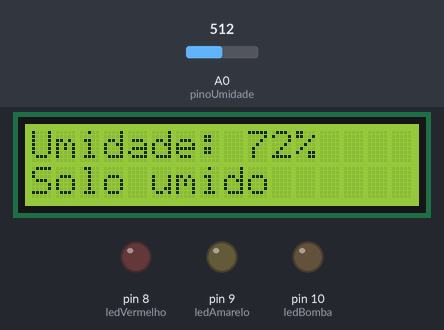
A sketch run on a simulated Arduino Uno, built with avr-gcc and run on an emulated ATmega328P. On the bench: 16×2 character LCD, output pins drawn as LEDs (lit = HIGH). Dashed ring = blinking. The test bench sets the inputs (shaded band); at power-on: A0 (pinoUmidade) = 512. What the sketch prints to the serial monitor is not drawn.

Above: at 3.2 s.
3.3 s: A0 (pinoUmidade) set to 543
At 4.7 s:
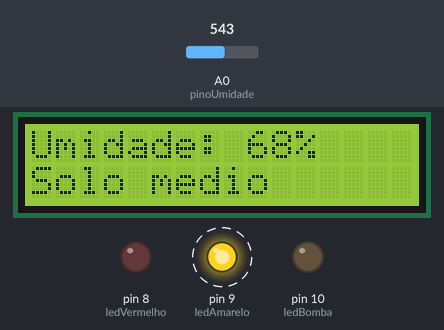
5.6 s: A0 (pinoUmidade) set to 795
At 7.0 s:
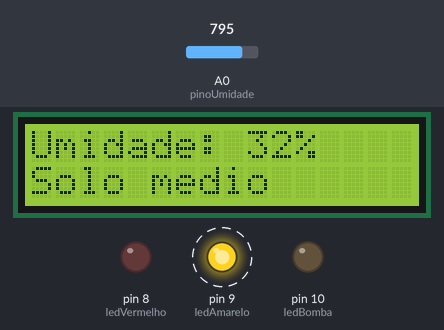
7.7 s: A0 (pinoUmidade) set to 819
At 9.3 s:
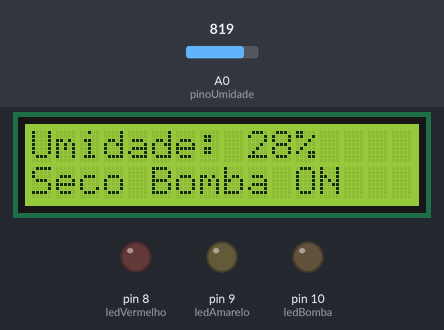
9.7 s: A0 (pinoUmidade) set to 511
At 11.6 s:
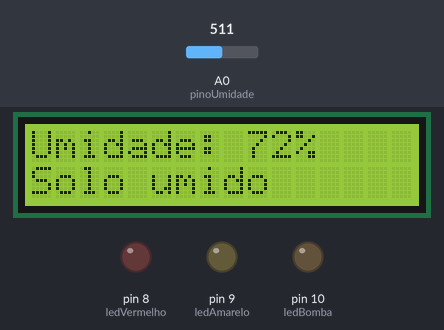
Timing chart, 0 to 12.8 s (numbered marks = the images above; inputs shaded):
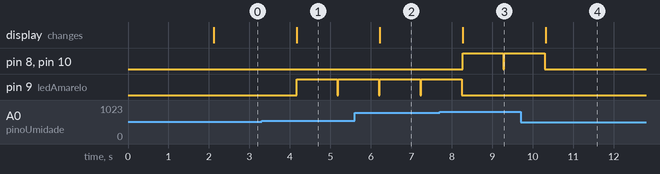

Measured:
- the behaviour switches between 529 and 530 on A0 (pinoUmidade) (found by bisection; images 0 and 1)
- the behaviour switches between 811 and 812 on A0 (pinoUmidade) (found by bisection; images 2 and 3)
- after the input at 3.3 s, pin 9 (ledAmarelo): LOW → HIGH after 0.87 s, → LOW 1.0 s later, → HIGH 0.02 s later; the display: changes after 0.87 s (image 1)
- after the input at 5.6 s, the display: changes after 0.62 s (image 2)
- after the input at 7.7 s, pin 8 (ledVermelho), pin 10 (ledBomba): LOW → HIGH after 0.57 s, → LOW 1.0 s later, → HIGH 0.03 s later; pin 9 (ledAmarelo): goes on until 8.2 s, then stays LOW; the display: changes after 0.57 s (image 3)
- after the input at 9.7 s, pin 8 (ledVermelho), pin 10 (ledBomba): goes on until 10.3 s, then stays LOW; the display: changes after 0.63 s (image 4)

The sketch:

sensor-umidade.ino
```cpp
#include <Adafruit_LiquidCrystal.h>

Adafruit_LiquidCrystal lcd(0);

int pinoUmidade = A0;

int ledVermelho = 8;
int ledAmarelo = 9;
int ledBomba = 10; // LED azul simulando bomba

int valorSensor = 0;
int umidadePorcentagem = 0;

// Calibracao que voce mediu
int valorSeco = 1023;
int valorMolhado = 318;

void setup() {
  Serial.begin(9600);

  lcd.begin(16, 2);

  pinMode(ledVermelho, OUTPUT);
  pinMode(ledAmarelo, OUTPUT);
  pinMode(ledBomba, OUTPUT);

  lcd.setCursor(0, 0);
  lcd.print("Sensor Umidade");
  lcd.setCursor(0, 1);
  lcd.print("Iniciando...");
  delay(2000);
  lcd.clear();
}

void loop() {
  valorSensor = analogRead(pinoUmidade);

  umidadePorcentagem = map(valorSensor, valorSeco, valorMolhado, 0, 100);
  umidadePorcentagem = constrain(umidadePorcentagem, 0, 100);

  digitalWrite(ledVermelho, LOW);
  digitalWrite(ledAmarelo, LOW);
  digitalWrite(ledBomba, LOW);

  lcd.clear();

  lcd.setCursor(0, 0);
  lcd.print("Umidade: ");
  lcd.print(umidadePorcentagem);
  lcd.print("%");

  lcd.setCursor(0, 1);

  if (umidadePorcentagem < 30) {
    lcd.print("Seco Bomba ON");

    digitalWrite(ledVermelho, HIGH);
    digitalWrite(ledBomba, HIGH);
  }
  else if (umidadePorcentagem < 70) {
    lcd.print("Solo medio");

    digitalWrite(ledAmarelo, HIGH);
    digitalWrite(ledBomba, LOW);
  }
  else {
    lcd.print("Solo umido");

    digitalWrite(ledVermelho, LOW);
    digitalWrite(ledAmarelo, LOW);
    digitalWrite(ledBomba, LOW);
  }

  Serial.print("Valor bruto: ");
  Serial.print(valorSensor);
  Serial.print(" | Umidade: ");
  Serial.print(umidadePorcentagem);
  Serial.println("%");

  delay(1000);
}
```
